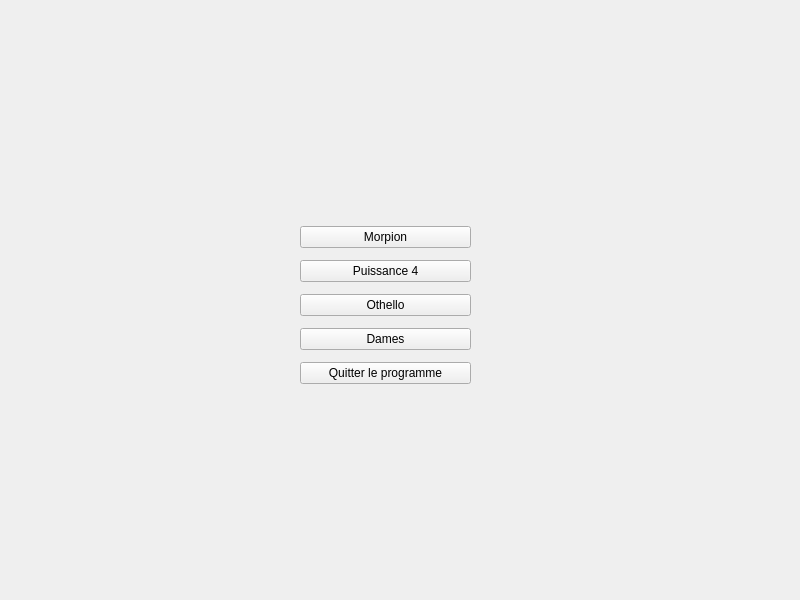
<?xml version="1.0" encoding="UTF-8"?>
<ui version="4.0">
 <class>Accueil</class>
 <widget class="QWidget" name="Accueil">
  <property name="geometry">
   <rect>
    <x>0</x>
    <y>0</y>
    <width>800</width>
    <height>600</height>
   </rect>
  </property>
  <property name="windowTitle">
   <string>Form</string>
  </property>
  <property name="layoutDirection">
   <enum>Qt::LeftToRight</enum>
  </property>
  <widget class="QWidget" name="verticalLayoutWidgetModeJeu">
   <property name="geometry">
    <rect>
     <x>300</x>
     <y>220</y>
     <width>171</width>
     <height>175</height>
    </rect>
   </property>
   <layout class="QVBoxLayout" name="buttonLayout">
    <item>
     <widget class="QPushButton" name="morpionButton">
      <property name="text">
       <string>Morpion</string>
      </property>
     </widget>
    </item>
    <item>
     <widget class="QPushButton" name="puissance4Button">
      <property name="text">
       <string>Puissance 4</string>
      </property>
     </widget>
    </item>
    <item>
     <widget class="QPushButton" name="othelloButton">
      <property name="text">
       <string>Othello</string>
      </property>
     </widget>
    </item>
    <item>
     <widget class="QPushButton" name="damesButton">
      <property name="text">
       <string>Dames</string>
      </property>
     </widget>
    </item>
    <item>
     <widget class="QPushButton" name="exitGame">
      <property name="text">
       <string>Quitter le programme</string>
      </property>
     </widget>
    </item>
   </layout>
  </widget>
 </widget>
 <resources/>
 <connections/>
</ui>
